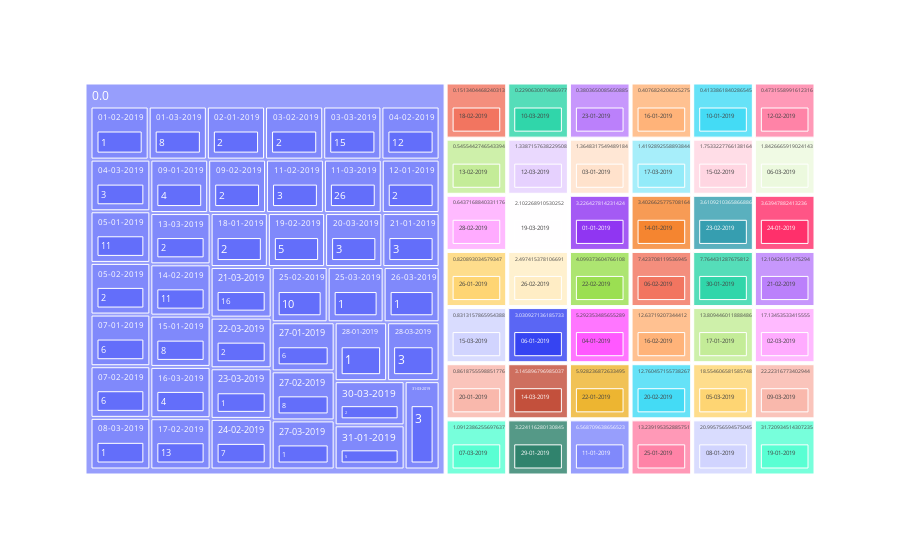

Notebook code cell kept with this figure:
### Code cell
grap = px.treemap(radar_tweet, path=['p2', 'date', 'Frequence'])
grap.show()
#the majority of dates that

### Figure 1 — Plotly figure (JSON) as saved in the notebook; plotly's stock layout.template omitted (floating-point values rounded to 4 significant figures; data arrays with more than 128 entries replaced by an {"elided": "..."} marker saying what was removed)
{"data": [{"branchvalues": "total", "domain": {"x": [0, 1], "y": [0, 1]}, "hovertemplate": "labels=%{label}<br>count=%{value}<br>parent=%{parent}<br>id=%{id}<extra></extra>", "ids": {"elided": "209 str values"}, "labels": {"elided": "209 str values"}, "name": "", "parents": {"elided": "209 str values"}, "type": "treemap", "values": {"elided": "209 int values"}}], "layout": {"legend": {"tracegroupgap": 0}, "margin": {"t": 60}}}
